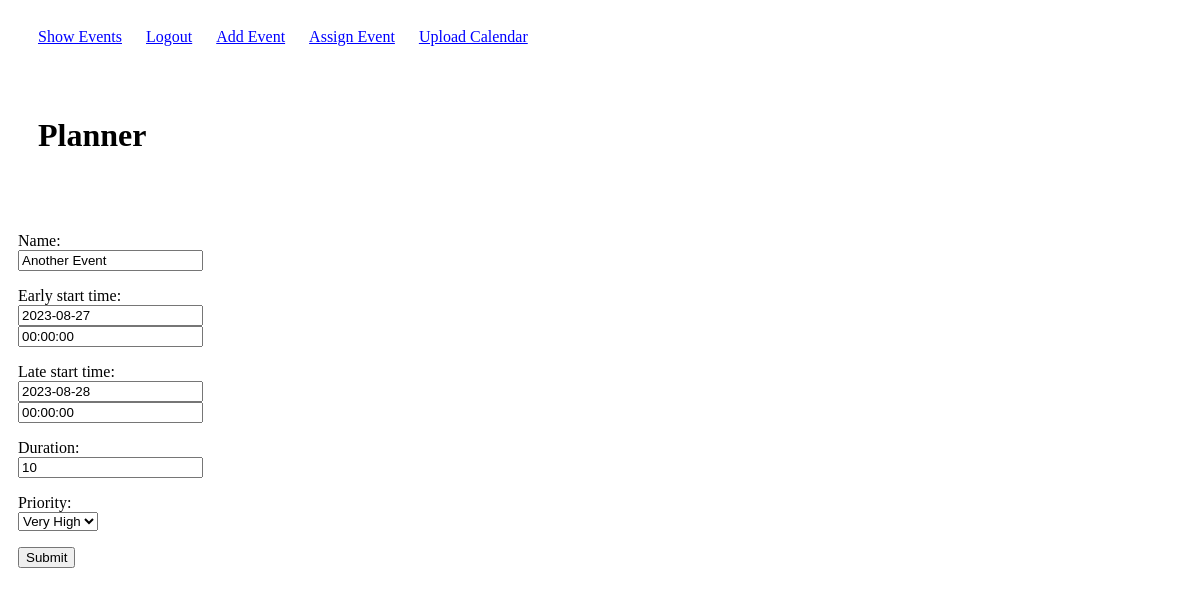
/edit/4 (signed in), run on an earlier commit of the app's database.
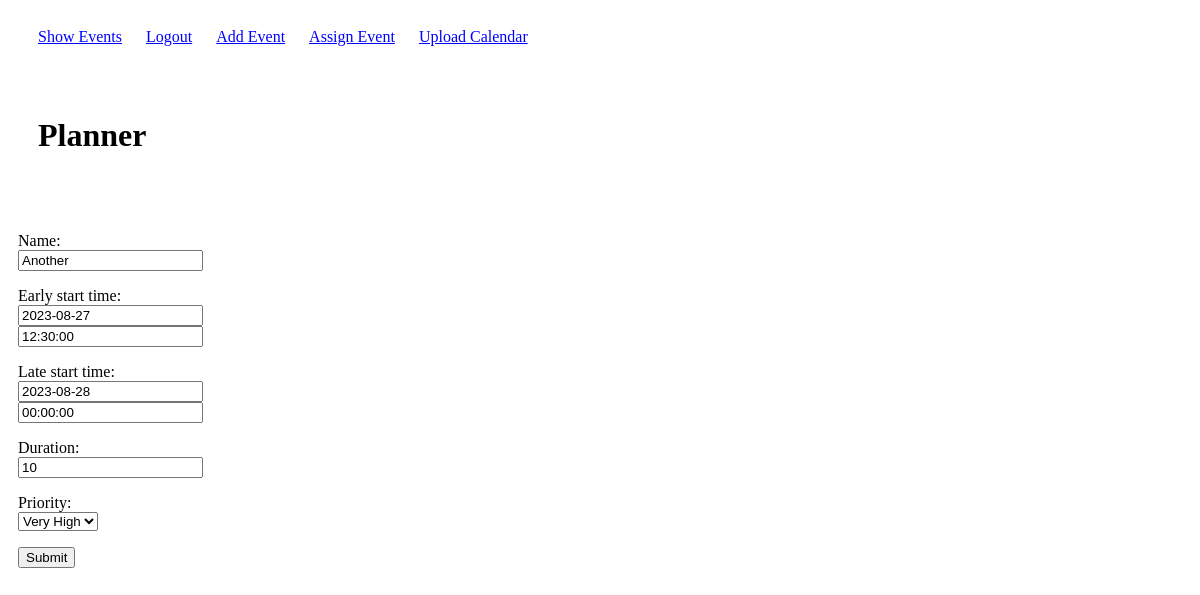
And on a later commit of the database.
### Planner/models.py (models this page shows)
class Item(models.Model):
    class Priority(models.TextChoices):
        vl="1", "Very Low"
        l="2", "Low"
        m="3", "Medium"
        h="4", "High"
        vh="5", "Very High"
    name=models.CharField(max_length=100)
    early_start_time=models.DateTimeField()
    late_start_time=models.DateTimeField()
    duration=models.IntegerField()
    user_id=models.ForeignKey(User, on_delete=models.CASCADE)
    priority=models.CharField(max_length=1, choices=Priority.choices, default=Priority.vl)
    assigned=models.BooleanField(default=False)

### Planner/views.py (the view)
# urls.py: path("edit/<str:id>", views.edit, name="edit")
@login_required
def edit(request, id):
    event=Item.objects.filter(id=id)[0]
    if event.user_id!=request.user:
        return
    item=NewItemForm(data={"name":event.name,"early_start_time_0":event.early_start_time.date(),"early_start_time_1":event.early_start_time.time(),"late_start_time_0":event.late_start_time.date(),"late_start_time_1":event.late_start_time.time(),"duration":event.duration,"priority":event.priority})
    if request.method=="POST":
        item=NewItemForm(request.POST)
        if item.is_valid():
            item=item.save(commit=False)
            event.name=item.name
            event.early_start_time=item.early_start_time
            event.late_start_time=item.late_start_time
            event.duration=item.duration
            event.priority=item.priority
            event.save()
            return HttpResponseRedirect(reverse("index"))
        else:
            return render(request, "Planner/edit.html", {"form":item, "id":id, "message":item.errors})
    else:
        return render(request, "Planner/edit.html", {"form":item, "id":id})

### Planner/forms.py
class NewItemForm(forms.ModelForm):
    early_start_time=forms.SplitDateTimeField(widget=forms.SplitDateTimeWidget(date_attrs={"placeholder":"yyyy-mm-dd"}, time_attrs={"placeholder":"hh:mm:ss"}))
    late_start_time=forms.SplitDateTimeField(widget=forms.SplitDateTimeWidget(date_attrs={"placeholder":"yyyy-mm-dd"}, time_attrs={"placeholder":"hh:mm:ss"}))
    name=forms.CharField(widget=forms.TextInput(attrs={"autofocus":True}))
    class Meta:
        model=Item
        fields=["name", "early_start_time", "late_start_time", "duration", "priority"]

### Planner/templates/Planner/edit.html (shortened to what this page needs)
{% extends "Planner/layout.html" %}
{% block body %}
<form action="{% url 'edit' id %}" method="post">
    {{ form.as_p }}
    <input type="submit" value="Submit">
</form>
{% endblock %}

### Planner/templates/Planner/layout.html (shortened to what this page needs)
{% load static %}
<!DOCTYPE html>
<html lang="en">
    <head>
        <link href="{% static 'Planner/style.css' %}" rel="stylesheet">
    </head>
    <body>
        <div id="nav-bar">
            <a class="link" id="index" href="{% url 'index' %}">Show Events</a>
            {% if user.is_authenticated %}
            <a class="link" id="logout" href="{% url 'logout' %}">Logout</a>
            <a class="link" id="add" href="{% url 'add' %}">Add Event</a>
            <a class="link" id="assign" href="{% url 'assign' %}">Assign Event</a>
            <a class="link" id="upload" href="{% url 'upload' %}">Upload Calendar</a>
            {% else %}
            <a class="link" href="{% url 'login' %}">Login</a>
            <a class="link" href="{% url 'register' %}">Register</a>
            {% endif %}
        </div>
        <div id="site-title">
            <h1>Planner</h1>
        </div>
        <div>
            {% block body %}
            {% endblock %}
        </div>
    </body>
</html>

### Planner/static/Planner/style.css (style rules this page uses)
#nav-bar { background-color: white; padding: 20px; }
.link { color: blue; padding: 10px; }
h1 { padding: 20px; }
div { padding: 10px; }
form { background-color: white; color: black; align-content: normal; display: block; }
input, label { display: block; }

What changed in the data, as far as the page shows it:
changed Item "Very High": name "Another Event" → "Another"
Also different on the page:
form field early_start_time_1: "00:00:00" → "12:30:00"
